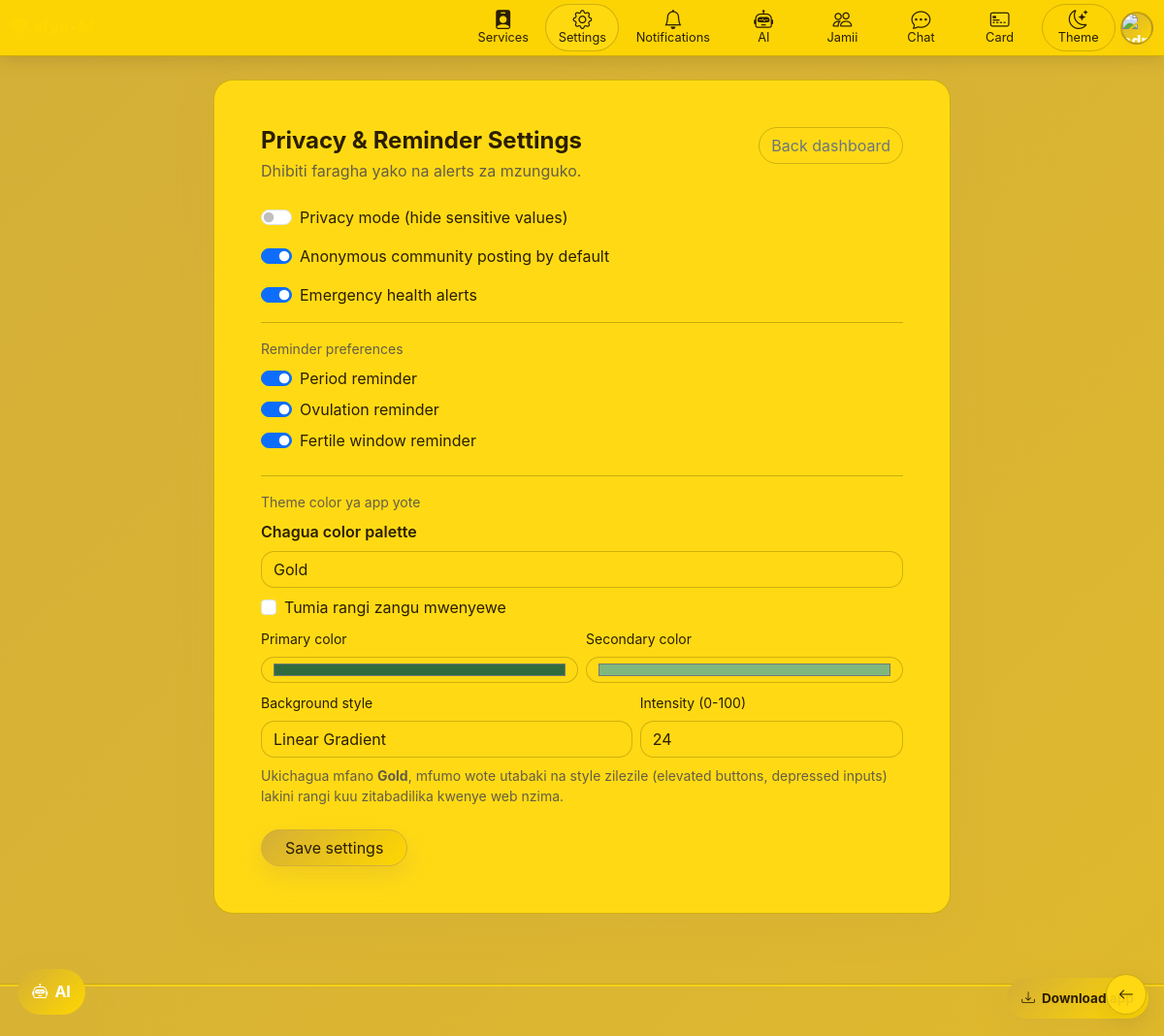
Screenshot of /sw/menstrual/settings/ (signed in) with the database file from the repository.
### menstrual/models.py (models this page shows, shortened)
class MenstrualUserSetting(models.Model):
    THEME_DEFAULT = 'default'
    THEME_GOLD = 'gold'
    THEME_ROSE = 'rose'
    THEME_OCEAN = 'ocean'
    THEME_LAVENDER = 'lavender'
    COLOR_THEME_CHOICES = [
        (THEME_DEFAULT, _('Default Green')),
        (THEME_GOLD, _('Gold')),
        (THEME_ROSE, _('Rose')),
        (THEME_OCEAN, _('Ocean')),
        (THEME_LAVENDER, _('Lavender')),
    ]
    BG_SOLID = 'solid'
    BG_LINEAR = 'linear'
    BG_RADIAL = 'radial'
    BACKGROUND_STYLE_CHOICES = [
        (BG_SOLID, _('Solid')),
        (BG_LINEAR, _('Linear Gradient')),
        (BG_RADIAL, _('Radial Gradient')),
    ]
    user = models.OneToOneField(User, on_delete=models.CASCADE, related_name='menstrual_settings')
    privacy_mode = models.BooleanField(default=True, help_text=_("Hide sensitive details on dashboard"))
    anonymous_mode = models.BooleanField(default=False, help_text=_("Post to community anonymously by default"))
    emergency_alerts_enabled = models.BooleanField(default=True)
    reminder_period = models.BooleanField(default=True)
    reminder_ovulation = models.BooleanField(default=True)
    reminder_fertile_window = models.BooleanField(default=True)
    color_theme = models.CharField(max_length=20, choices=COLOR_THEME_CHOICES, default=THEME_DEFAULT)
    use_custom_palette = models.BooleanField(default=False)
    custom_primary = models.CharField(max_length=7, default='#2F6B3F')
    custom_secondary = models.CharField(max_length=7, default='#7FB77E')
    background_style = models.CharField(max_length=20, choices=BACKGROUND_STYLE_CHOICES, default=BG_LINEAR)
    background_intensity = models.PositiveSmallIntegerField(default=24)
    updated_at = models.DateTimeField(auto_now=True)

### menstrual/views.py (the view, shortened to what this page needs)
# urls.py: path('settings/', views.MenstrualSettingsView.as_view(), name='settings'),
class MenstrualSettingsView(LoginRequiredMixin, TemplateView):
    template_name = 'menstrual/settings.html'
    def get(self, request, *args, **kwargs):
        settings_obj, _ = MenstrualUserSetting.objects.get_or_create(user=request.user)
        form = MenstrualUserSettingForm(instance=settings_obj)
        return render(request, self.template_name, {'form': form})

### card/models.py (called while the page is built, shortened)
def ensure_persona_update_notification(user):
	if not user.is_authenticated:
		return
	persona = UserAIPersona.objects.filter(user=user).first()
	if not persona:
		return
	config, _ = PersonaReminderConfig.objects.get_or_create(user=user)
	now = timezone.now()
	due_at = persona.updated_at + timedelta(days=config.interval_days)
	if now < due_at:
		return

### users/context_processors.py (called while the page is built)
def role_flags(request):
    user = getattr(request, 'user', None)
    user_gender = get_user_gender(user)
    avatar_url = ''
    user_initial = ''
    if getattr(user, 'is_authenticated', False):
        user_initial = (getattr(user, 'username', '')[:1] or '?').upper()
        persona = getattr(user, 'ai_persona', None)
        if persona and getattr(persona, 'avatar', None):
            try:
                avatar_url = persona.avatar.url
            except ValueError:
                avatar_url = ''
    return {
        'is_admin_user': is_admin(user),
        'is_doctor_user': is_doctor(user),
        'is_moderator_user': is_moderator(user),
        'user_gender': user_gender,
        'is_female_user': user_gender == 'female',
        'is_male_user': user_gender == 'male',
        'current_user_avatar_url': avatar_url,
        'current_user_initial': user_initial,
    }

### users/permissions.py (called while the page is built)
def is_admin(user):
    return bool(user and user.is_authenticated and (user.is_staff or user.is_superuser))

def is_doctor(user):
    return bool(user and user.is_authenticated and user.groups.filter(name=DOCTOR_GROUP).exists())

def is_moderator(user):
    return bool(user and user.is_authenticated and user.groups.filter(name=MODERATOR_GROUP).exists())

### users/utils.py (called while the page is built)
def get_user_gender(user):
    if not user or not user.is_authenticated:
        return None
    persona = getattr(user, 'ai_persona', None)
    if not persona or not persona.gender:
        return None
    gender = (persona.gender or '').strip().lower()
    if gender in {'female', 'male'}:
        return gender
    return None

### menstrual/templates/menstrual/settings.html (shortened to what this page needs)
{% extends 'base.html' %}
{% block content %}
<div class="py-4" style="max-width:760px; margin:0 auto;">
    <div class="card-custom p-4 p-lg-5">
        <div class="d-flex justify-content-between align-items-start flex-wrap gap-2 mb-4">
            <div>
                <h4 class="fw-bold mb-1">Privacy & Reminder Settings</h4>
                <p class="text-muted mb-0">Dhibiti faragha yako na alerts za mzunguko.</p>
            </div>
            <a href="{% url 'menstrual:dashboard' %}" class="btn btn-outline-secondary rounded-pill">Back dashboard</a>
        </div>
        <form method="post">
            <div class="form-check form-switch mb-3">
                {{ form.privacy_mode }}
                <label class="form-check-label" for="{{ form.privacy_mode.id_for_label }}">Privacy mode (hide sensitive values)</label>
            </div>
            <div class="form-check form-switch mb-3">
                {{ form.anonymous_mode }}
                <label class="form-check-label" for="{{ form.anonymous_mode.id_for_label }}">Anonymous community posting by default</label>
            </div>
            <div class="form-check form-switch mb-3">
                {{ form.emergency_alerts_enabled }}
                <label class="form-check-label" for="{{ form.emergency_alerts_enabled.id_for_label }}">Emergency health alerts</label>
            </div>
            <hr>
            <div class="small text-muted mb-2">Reminder preferences</div>
            <div class="form-check form-switch mb-2">
                {{ form.reminder_period }}
                <label class="form-check-label" for="{{ form.reminder_period.id_for_label }}">Period reminder</label>
            </div>
            <div class="form-check form-switch mb-2">
                {{ form.reminder_ovulation }}
                <label class="form-check-label" for="{{ form.reminder_ovulation.id_for_label }}">Ovulation reminder</label>
            </div>
            <div class="form-check form-switch mb-4">
                {{ form.reminder_fertile_window }}
                <label class="form-check-label" for="{{ form.reminder_fertile_window.id_for_label }}">Fertile window reminder</label>
            </div>
            <hr>
            <div class="small text-muted mb-2">Theme color ya app yote</div>
            <div class="mb-2">
                <label class="form-label fw-semibold" for="{{ form.color_theme.id_for_label }}">Chagua color palette</label>
                {{ form.color_theme }}
            </div>
            <div class="form-check mb-2">
                {{ form.use_custom_palette }}
                <label class="form-check-label" for="{{ form.use_custom_palette.id_for_label }}">Tumia rangi zangu mwenyewe</label>
            </div>
            <div class="row g-2 mb-2">
                <div class="col-md-6">
                    <label class="form-label small" for="{{ form.custom_primary.id_for_label }}">Primary color</label>
                    {{ form.custom_primary }}
                </div>
                <div class="col-md-6">
                    <label class="form-label small" for="{{ form.custom_secondary.id_for_label }}">Secondary color</label>
                    {{ form.custom_secondary }}
                </div>
            </div>
            <div class="row g-2 mb-2">
                <div class="col-md-7">
                    <label class="form-label small" for="{{ form.background_style.id_for_label }}">Background style</label>
                    {{ form.background_style }}
                </div>
                <div class="col-md-5">
                    <label class="form-label small" for="{{ form.background_intensity.id_for_label }}">Intensity (0-100)</label>
                    {{ form.background_intensity }}
                </div>
            </div>
            <div class="small text-muted mb-4">
                Ukichagua mfano <strong>Gold</strong>, mfumo wote utabaki na style zilezile (elevated buttons, depressed inputs)
                lakini rangi kuu zitabadilika kwenye web nzima.
            </div>
            <button type="submit" class="btn btn-danger rounded-pill px-4">Save settings</button>
        </form>
    </div>
</div>
{% endblock %}

### rows the page displays
MenstrualUserSetting: anonymous_mode "☑", emergency_alerts_enabled "☑", reminder_period "☑", reminder_ovulation "☑", reminder_fertile_window "☑", color_theme "Gold", custom_primary "#2f6b3f", custom_secondary "#7fb77e", background_style "Linear Gradient", background_intensity "24"
